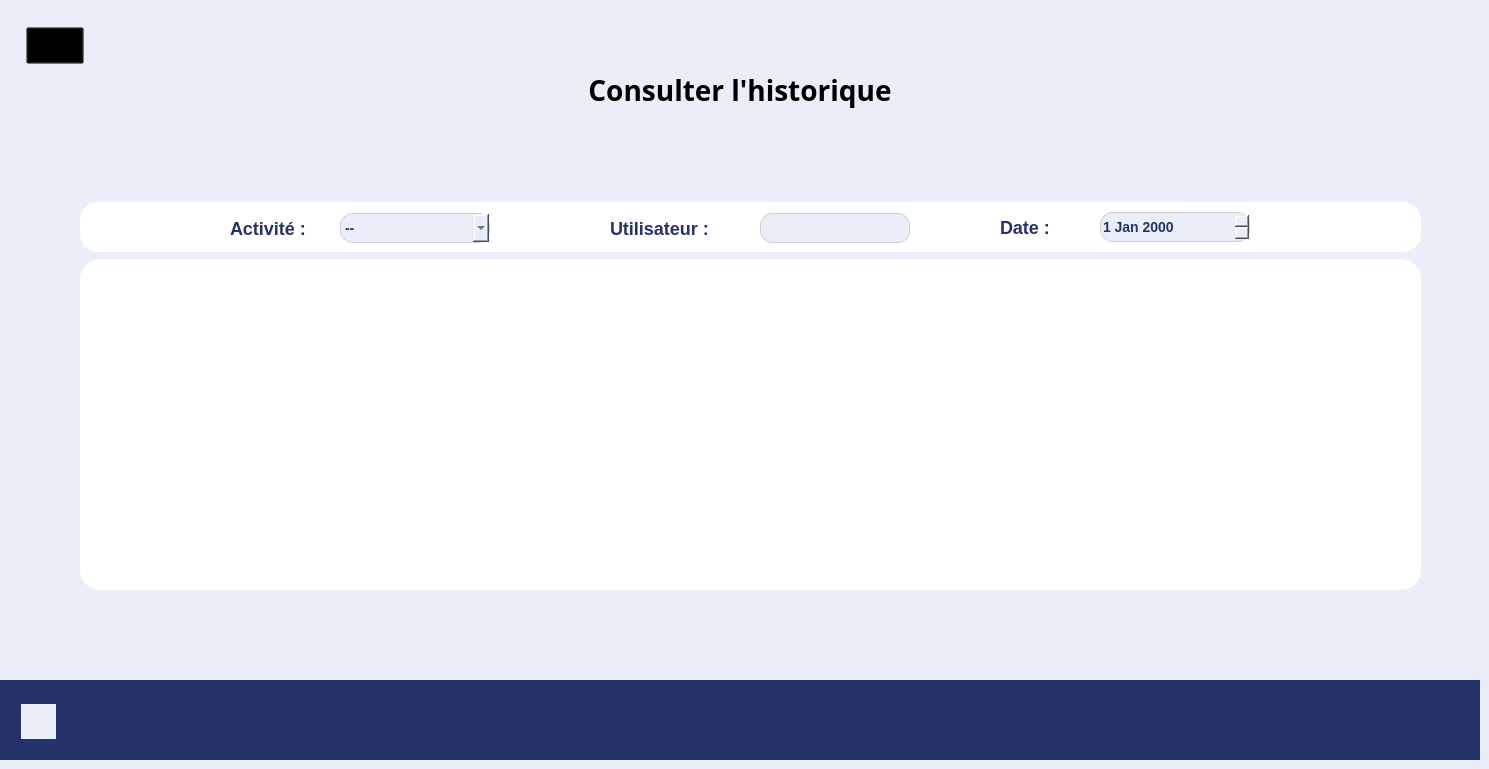
    <widget class="QWidget" name="page_10">
     <property name="styleSheet">
      <string notr="true">background :#E9EEF9;</string>
     </property>
     <widget class="QLabel" name="label_59">
      <property name="geometry">
       <rect>
        <x>0</x>
        <y>680</y>
        <width>1480</width>
        <height>80</height>
       </rect>
      </property>
      <property name="styleSheet">
       <string notr="true">background : #26326A;</string>
      </property>
      <property name="text">
       <string/>
      </property>
     </widget>
     <widget class="QLabel" name="date_20">
      <property name="geometry">
       <rect>
        <x>636</x>
        <y>712</y>
        <width>196</width>
        <height>18</height>
       </rect>
      </property>
      <property name="font">
       <font>
        <family>Montserrat</family>
        <pointsize>14</pointsize>
        <italic>false</italic>
        <bold>false</bold>
       </font>
      </property>
      <property name="styleSheet">
       <string notr="true">/* Thursday , October 6 2022 */

position: absolute;
width: 196px;
height: 18px;
left: 636px;
top: 712px;

font-family: 'Montserrat';
font-style: normal;
font-weight: 400;
font-size: 14.766px;
line-height: 18px;
/* identical to box height */
text-transform: capitalize;

color: #FFFFFF;

background : transparent;</string>
      </property>
      <property name="text">
       <string/>
      </property>
     </widget>
     <widget class="QLabel" name="label_60">
      <property name="geometry">
       <rect>
        <x>1302</x>
        <y>705</y>
        <width>139</width>
        <height>34</height>
       </rect>
      </property>
      <property name="styleSheet">
       <string notr="true">background : #26326A;</string>
      </property>
      <property name="text">
       <string/>
      </property>
      <property name="pixmap">
       <pixmap resource="Ressources.qrc">:/images/Asqii 2.png</pixmap>
      </property>
     </widget>
     <widget class="QLabel" name="nom_log_7">
      <property name="geometry">
       <rect>
        <x>78</x>
        <y>712</y>
        <width>101</width>
        <height>20</height>
       </rect>
      </property>
      <property name="font">
       <font>
        <family>Montserrat</family>
        <pointsize>-1</pointsize>
        <italic>false</italic>
        <bold>true</bold>
       </font>
      </property>
      <property name="styleSheet">
       <string notr="true">/* User ADMIN */

position: absolute;
width: 109px;
height: 20px;
left: 78px;
top: 712px;

font-family: 'Montserrat';
font-style: normal;
font-weight: 600;
font-size: 16px;
line-height: 20px;
/* identical to box height */
text-transform: uppercase;

color: #FFFFFF;
background : transparent;
</string>
      </property>
      <property name="text">
       <string/>
      </property>
     </widget>
     <widget class="QLabel" name="label_61">
      <property name="geometry">
       <rect>
        <x>21</x>
        <y>704</y>
        <width>35</width>
        <height>35</height>
       </rect>
      </property>
      <property name="styleSheet">
       <string notr="true">/* settings 1 */

position: absolute;
width: 35px;
height: 35px;
left: 21px;
top: 704px;

background: url(settings.png);
</string>
      </property>
      <property name="text">
       <string/>
      </property>
      <property name="pixmap">
       <pixmap resource="Ressources.qrc">:/images/settings 1 .png</pixmap>
      </property>
     </widget>
     <widget class="QLabel" name="label_107">
      <property name="geometry">
       <rect>
        <x>477</x>
        <y>58</y>
        <width>526</width>
        <height>64</height>
       </rect>
      </property>
      <property name="font">
       <font>
        <family>Montserrat</family>
        <pointsize>21</pointsize>
        <italic>false</italic>
        <bold>true</bold>
       </font>
      </property>
      <property name="styleSheet">
       <string notr="true">/* drug validation */

position: absolute;
width: 526px;
height: 64px;
left: 477px;
top: 58px;

font-family: 'Montserrat';
font-style: normal;
font-weight: 700;
font-size: 52.8201px;
line-height: 64px;
text-transform: uppercase;

color: #000000;

</string>
      </property>
      <property name="text">
       <string>Consulter l'historique</string>
      </property>
      <property name="alignment">
       <set>Qt::AlignCenter</set>
      </property>
     </widget>
     <widget class="QPushButton" name="return_page2_from_historique">
      <property name="geometry">
       <rect>
        <x>26</x>
        <y>27</y>
        <width>58</width>
        <height>37</height>
       </rect>
      </property>
      <property name="styleSheet">
       <string notr="true">background : transparent;
</string>
      </property>
      <property name="text">
       <string/>
      </property>
      <property name="icon">
       <iconset resource="Ressources.qrc">
        <normaloff>:/images/Group 26.png</normaloff>:/images/Group 26.png</iconset>
      </property>
      <property name="iconSize">
       <size>
        <width>58</width>
        <height>37</height>
       </size>
      </property>
     </widget>
     <widget class="QTableView" name="tab_historique">
      <property name="geometry">
       <rect>
        <x>80</x>
        <y>259</y>
        <width>1341</width>
        <height>331</height>
       </rect>
      </property>
      <property name="styleSheet">
       <string notr="true">/* Rectangle 47 */

position: absolute;
width: 722px;
height: 382px;
left: 686px;
top: 208px;

background: #FFFFFF;
border-radius: 20px;

</string>
      </property>
      <property name="frameShape">
       <enum>QFrame::NoFrame</enum>
      </property>
      <property name="verticalScrollBarPolicy">
       <enum>Qt::ScrollBarAsNeeded</enum>
      </property>
      <property name="horizontalScrollBarPolicy">
       <enum>Qt::ScrollBarAlwaysOff</enum>
      </property>
      <property name="sizeAdjustPolicy">
       <enum>QAbstractScrollArea::AdjustToContentsOnFirstShow</enum>
      </property>
      <property name="autoScrollMargin">
       <number>16</number>
      </property>
      <attribute name="horizontalHeaderDefaultSectionSize">
       <number>165</number>
      </attribute>
     </widget>
     <widget class="QComboBox" name="activite">
      <property name="geometry">
       <rect>
        <x>340</x>
        <y>213</y>
        <width>150</width>
        <height>30</height>
       </rect>
      </property>
      <property name="styleSheet">
       <string notr="true">border: 1px solid #CFCFCF;
position: absolute;
width: 230px;
height: 48px;
left: 293px;
top: 178px;

font-family: 'Montserrat';
font-style: normal;
font-weight: 500;
font-size: 14px;
line-height: 24px;
display: flex;
align-items: center;
text-transform: uppercase;
color: #26326A;

background: #E9EEF9;
border-radius: 12px;
</string>
      </property>
      <property name="currentText">
       <string notr="true" comment="Activité" extracomment="Activité">--</string>
      </property>
      <property name="currentIndex">
       <number>0</number>
      </property>
      <property name="maxVisibleItems">
       <number>7</number>
      </property>
      <property name="placeholderText">
       <string/>
      </property>
      <item>
       <property name="text">
        <string>--</string>
       </property>
      </item>
      <item>
       <property name="text">
        <string>Distribution</string>
       </property>
      </item>
      <item>
       <property name="text">
        <string>Stockage</string>
       </property>
      </item>
     </widget>
     <widget class="QLabel" name="label_5">
      <property name="geometry">
       <rect>
        <x>80</x>
        <y>202</y>
        <width>1341</width>
        <height>50</height>
       </rect>
      </property>
      <property name="styleSheet">
       <string notr="true">

box-sizing: border-box;

position: absolute;
width: 1253px;
height: 76px;
left: 114px;
top: 165px;

background: #FFFFFF;
border-radius: 18.1098px;
</string>
      </property>
      <property name="text">
       <string/>
      </property>
     </widget>
     <widget class="QLineEdit" name="utilisateur">
      <property name="geometry">
       <rect>
        <x>760</x>
        <y>213</y>
        <width>150</width>
        <height>30</height>
       </rect>
      </property>
      <property name="styleSheet">
       <string notr="true">border: 1px solid #CFCFCF;
position: absolute;
width: 230px;
height: 48px;
left: 293px;
top: 178px;

font-family: 'Montserrat';
font-style: normal;
font-weight: 500;
font-size: 14px;
line-height: 24px;
display: flex;
align-items: center;
text-transform: uppercase;
color: #26326A;

background: #E9EEF9;
border-radius: 12px;
</string>
      </property>
     </widget>
     <widget class="QDateEdit" name="date_hist">
      <property name="geometry">
       <rect>
        <x>1100</x>
        <y>212</y>
        <width>150</width>
        <height>30</height>
       </rect>
      </property>
      <property name="styleSheet">
       <string notr="true">border: 1px solid #CFCFCF;
position: absolute;
width: 230px;
height: 48px;
left: 293px;
top: 178px;

font-family: 'Montserrat';
font-style: normal;
font-weight: 500;
font-size: 14px;
line-height: 24px;
display: flex;
align-items: center;
text-transform: uppercase;
color: #26326A;

background: #E9EEF9;
border-radius: 12px;
</string>
      </property>
     </widget>
     <widget class="QLabel" name="label_6">
      <property name="geometry">
       <rect>
        <x>610</x>
        <y>213</y>
        <width>141</width>
        <height>30</height>
       </rect>
      </property>
      <property name="styleSheet">
       <string notr="true">background :transparent;


position: absolute;
width: 111px;
height: 34px;
left: 311px;
top: 186px;

font-family: 'Montserrat';
font-style: normal;
font-weight: 500;
font-size: 18px;
line-height: 24px;
display: flex;
align-items: center;
text-transform: uppercase;

color: #26326A;

</string>
      </property>
      <property name="text">
       <string>Utilisateur :</string>
      </property>
     </widget>
     <widget class="QLabel" name="label_7">
      <property name="geometry">
       <rect>
        <x>1000</x>
        <y>212</y>
        <width>71</width>
        <height>30</height>
       </rect>
      </property>
      <property name="styleSheet">
       <string notr="true">background :transparent;


position: absolute;
width: 111px;
height: 34px;
left: 311px;
top: 186px;

font-family: 'Montserrat';
font-style: normal;
font-weight: 500;
font-size: 18px;
line-height: 24px;
display: flex;
align-items: center;
text-transform: uppercase;

color: #26326A;

</string>
      </property>
      <property name="text">
       <string>Date :</string>
      </property>
     </widget>
     <widget class="QLabel" name="label_8">
      <property name="geometry">
       <rect>
        <x>230</x>
        <y>213</y>
        <width>101</width>
        <height>30</height>
       </rect>
      </property>
      <property name="styleSheet">
       <string notr="true">background :transparent;


position: absolute;
width: 111px;
height: 34px;
left: 311px;
top: 186px;

font-family: 'Montserrat';
font-style: normal;
font-weight: 500;
font-size: 18px;
line-height: 24px;
display: flex;
align-items: center;
text-transform: uppercase;

color: #26326A;

</string>
      </property>
      <property name="text">
       <string>Activité :</string>
      </property>
     </widget>
     <widget class="QLabel" name="heure_20">
      <property name="geometry">
       <rect>
        <x>860</x>
        <y>712</y>
        <width>100</width>
        <height>18</height>
       </rect>
      </property>
      <property name="font">
       <font>
        <family>Montserrat</family>
        <pointsize>14</pointsize>
        <italic>false</italic>
        <bold>false</bold>
       </font>
      </property>
      <property name="styleSheet">
       <string notr="true">/* Thursday , October 6 2022 */

position: absolute;
width: 196px;
height: 18px;
left: 636px;
top: 712px;

font-family: 'Montserrat';
font-style: normal;
font-weight: 400;
font-size: 14.766px;
line-height: 18px;
/* identical to box height */
text-transform: capitalize;

color: #FFFFFF;

background : transparent;</string>
      </property>
      <property name="text">
       <string/>
      </property>
     </widget>
     <zorder>label_59</zorder>
     <zorder>label_60</zorder>
     <zorder>nom_log_7</zorder>
     <zorder>label_61</zorder>
     <zorder>label_107</zorder>
     <zorder>return_page2_from_historique</zorder>
     <zorder>tab_historique</zorder>
     <zorder>label_5</zorder>
     <zorder>activite</zorder>
     <zorder>utilisateur</zorder>
     <zorder>date_hist</zorder>
     <zorder>label_6</zorder>
     <zorder>label_7</zorder>
     <zorder>label_8</zorder>
     <zorder>date_20</zorder>
     <zorder>heure_20</zorder>
    </widget>
